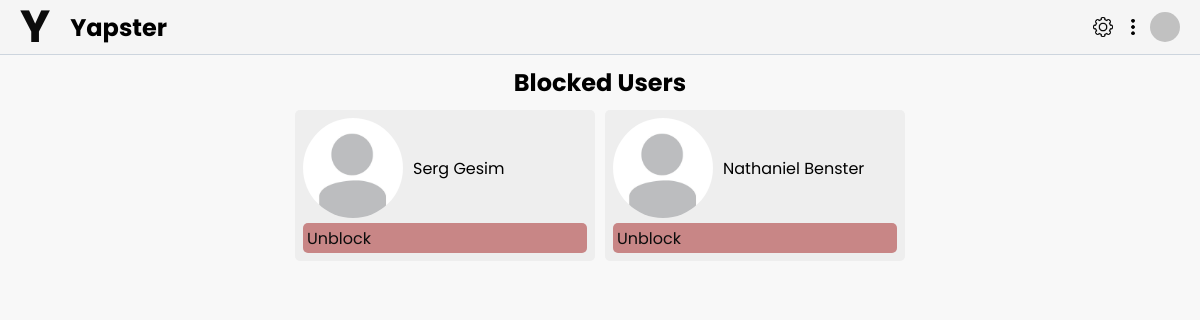
The page /friend/block_list (signed in) on the database its author committed.
### user/models.py (models this page shows, shortened)
class YapsterUser(models.Model):
    user = models.OneToOneField(User, on_delete=models.CASCADE, related_name='yapsteruser')
    gender = models.CharField(max_length=10, null=True, blank=True)
    bio = models.TextField(null=True, blank=True)
    profile_image = models.ImageField(upload_to='profile_images/', blank=True, null=True)
    phone_number = models.CharField(max_length=15, null=True, blank=True)
    city = models.CharField(max_length=50, null=True, blank=True)
    state = models.CharField(max_length=50, null=True, blank=True)
    postcode = models.CharField(max_length=10, null=True, blank=True)
    country = models.CharField(max_length=50, null=True, blank=True)
    is_deleted = models.BooleanField(default=False)
    first_name = models.CharField(max_length=30, null=True, blank=True)
    last_name = models.CharField(max_length=30, null=True, blank=True)
    email = models.EmailField(null=True, blank=True)

### friend/views.py (the view)
# urls.py: path('block_list', views.block_list_view, name='block_list'),
def block_list_view(request):
    blocked_list, created = BlockList.objects.get_or_create(user=request.user.yapsteruser)
    return render(request, 'block_list.html', {'blocked_list': blocked_list.blocked_users.all()})

### friend/templates/block_list.html (shortened to what this page needs)
{% load static %}
<!DOCTYPE html>
<html lang="en">
  <head>
    <link rel="stylesheet" href="{% static 'friend/styles.css' %}" />
    <link rel="stylesheet" href="{% static 'yapster/styles.css' %}" />
  </head>
  <body>
    {% include 'html/navbar.html' %}
    <h2 class="title">Blocked Users</h2>
    <div class="users-cont">
      {% for blocked in blocked_list %}
      <div class="user">
        <div class="user-details">
          <img class="user__profile-image" src="{% static 'images/default_profile.jpg' %}" alt="" />
          <p class="user__name">{{ blocked.user.first_name }} {{ blocked.user.last_name }}</p>
        </div>
        <div class="user__actions">
          <a href="{% url 'friend:unblock_user' blocked.user.id %}">Unblock</a>
        </div>
      </div>
      {% empty %}
      <p>No users found.</p>
      {% endfor %}
    </div>
  </body>
</html>

### templates/html/navbar.html (shortened to what this page needs)
{% load static %}
<nav>
  <div id="logo-name-cont">
    <a href="/" class="logo"> <h1>Y</h1></a>
    <h2>Yapster</h2>
  </div>
  <div id="nav-options">
    <div class="option">
      <img src="{% static 'chat/images/settings.png' %}" alt="Gear Icon" />
    </div>
    <div id="dots" class="option">
      <img src="{% static 'chat/images/dots.png' %}" alt="Triple Dots Icon" />
    </div>
    <a href="{% url 'public_profile' %}">
      <div id="nav-profile-pic"></div>
    </a>
  </div>
</nav>

### friend/static/friend/styles.css (style rules this page uses)
html, body { font-family: "Poppins", sans-serif; }
.title { text-align: center; margin: 10px 0; }
.users-cont { max-width: 950px; margin-inline: auto; display: flex; flex-wrap: wrap; gap: 10px; justify-content: center; }
.user { background-color: rgb(238, 238, 238); width: 300px; display: flex; flex-direction: column; padding: 8px; border-radius: 5px; }
.user-details { display: flex; align-items: center; }
.user__profile-image { width: 100px; border-radius: 50px; }
.user__name { margin-left: 10px; }
.user__actions a { display: block; background-color: rgb(200, 134, 134); height: 30px; margin-top: 5px; border-radius: 5px; padding-inline: 4px; display: flex; align-items: center; transition: 0.1s; }

### static/yapster/styles.css (style rules this page uses)
* { padding: 0; margin: 0; box-sizing: border-box; }
html, body { font-family: "Poppins", serif; }
body { background-color: rgb(248, 248, 248); }
a { text-decoration: none; color: rgb(12, 12, 12); }
img { display: block; width: 100%; height: auto; }
.logo { font-size: 30px; margin-right: 20px; }
nav { width: 100%; height: 55px; display: flex; justify-content: space-between; align-items: center; padding: 0 20px; border-bottom: 1px solid #cdd5de; background-color: rgb(245, 245, 245); z-index: 20; }
.option { width: 25px; height: 25px; cursor: pointer; display: flex; align-items: center; justify-content: center; transition: 0.1s ease-in-out; }
.option img { width: 80%; height: auto; }
#logo-name-cont { display: flex; align-items: center; }
#nav-options { display: flex; align-items: center; gap: 5px; }
#nav-profile-pic { background-color: rgb(193, 193, 193); width: 30px; height: 30px; border-radius: 50px; }
#dots { position: relative; z-index: 10; }

### rows shown on the page
YapsterUser: user.first_name "Serg", user.last_name "Gesim"
YapsterUser: user.first_name "Nathaniel", user.last_name "Benster"
